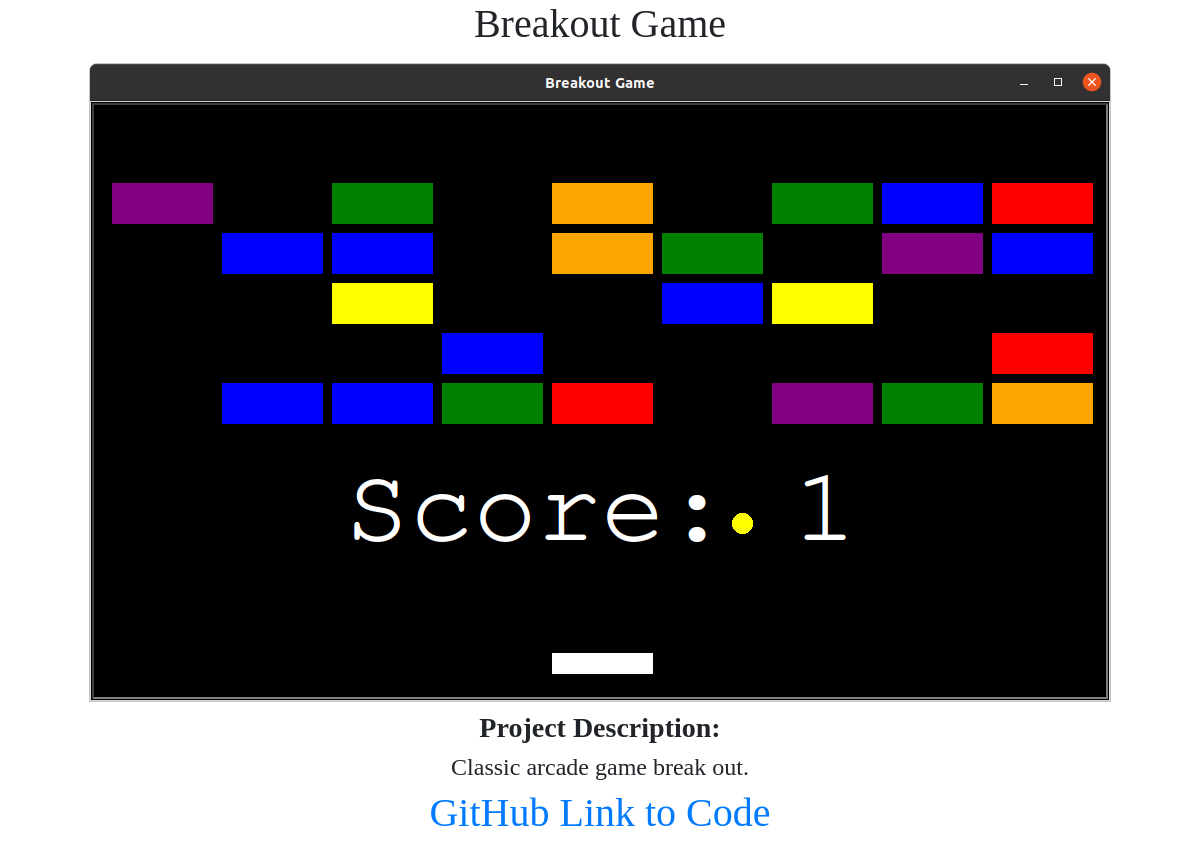
The app's page /projects/2/ with its own data.
### portfolio/models.py (models this page shows, shortened)
class Project(models.Model):
    title = models.CharField(max_length=100)
    description = models.CharField(max_length=250)
    image = models.ImageField(upload_to='portfolio/images/')
    url = models.URLField(blank=True)
    order_id = models.IntegerField(blank=True, null=True)

### portfolio/views.py (the view)
# urls.py: path('projects/<int:project_id>/', views.project, name='project'),
def project(request, project_id):
    project = get_object_or_404(Project, pk=project_id)
    return render(request, 'portfolio/project.html', {'project':project})

### portfolio/templates/portfolio/project.html
{% extends 'portfolio/base.html' %}
{% block content %}
<h1>{{ project.title }} </h1>
<img src="{{ project.image.url }}" alt="project image">
<h3><b>Project Description:</b></h3>
<h4>{{ project.description }}</h4>
<a href=" {{ project.url }} "><h1>GitHub Link to Code</h1></a>
{% endblock %}

### portfolio/templates/portfolio/base.html (shortened to what this page needs)
<!DOCTYPE html>
<html>
{% load static %}
<head>
  <link rel="stylesheet" href="https://maxcdn.bootstrapcdn.com/bootstrap/4.0.0/css/bootstrap.min.css">
  <link rel="stylesheet" href="{% static 'portfolio/custom.css' %}">
</head>
<body>
  <div class="main">
    {% block content %}{% endblock %}
  </div>
</body>
</html>

### portfolio/static/portfolio/custom.css (style rules this page uses)
body { font-family: "Montserrat"; text-align: center; }
h1, h2, h3, h4, h5, h6 { font-family: "Montserrat-Bold"; }

### records on screen
Project: title "Breakout Game", image (picture), description "Classic arcade game break out."
